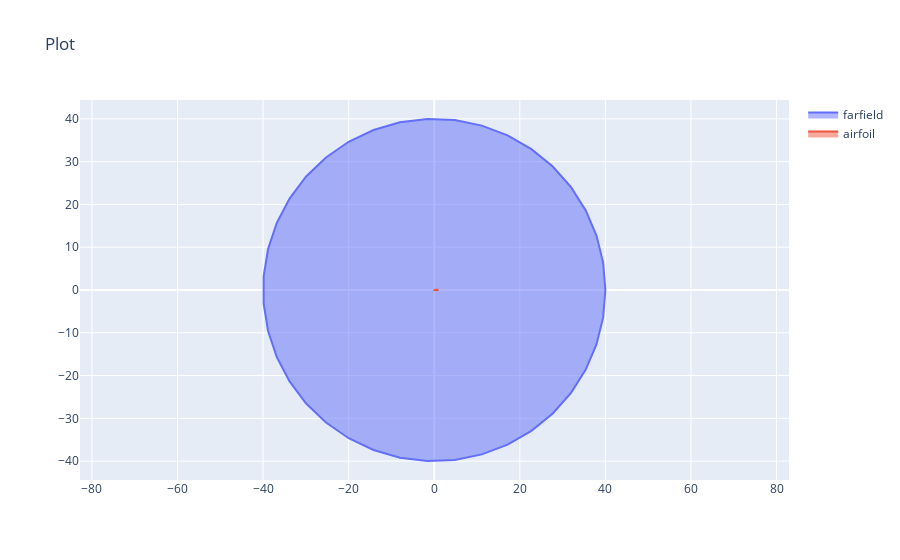

Notebook code cell kept with this figure:
### Markdown cell above
## NACA0012 w/ Transfinite Refinement
![NACA0012 Transfinite](../assets/naca0012_transfinite.png)

https://su2code.github.io/docs_v7/Quick-Start/

### Code cell
from ezmesh import Geometry, CurveLoop, PlaneSurface, visualize_mesh
from ezmesh.utils.shapes import generate_circle, generate_naca4_airfoil
from ezmesh.geometry.plot import plot_entities
from ezmesh.utils.geometry import commit_transactions

airfoils_coords = generate_naca4_airfoil("0012", num_points=40)
farfield_coords = generate_circle(40, num_points=40)

airfoil_curve_loop = CurveLoop.from_coords(
    airfoils_coords, 
    mesh_size=0.1,
    label="airfoil",
)

farfield_curve_loop = CurveLoop.from_coords(
    farfield_coords, 
    mesh_size=3.0,
    label="farfield",
)

surface = PlaneSurface([farfield_curve_loop, airfoil_curve_loop])
with Geometry() as geo:
    mesh = geo.generate(surface)
    plot_entities(surface)
    visualize_mesh(mesh)
    geo.write("mesh_NACA0012_inv.su2")

### Figure 1 — Plotly figure (JSON) as saved in the notebook; plotly's stock layout.template omitted (floating-point values rounded to 4 significant figures; data arrays with more than 128 entries replaced by an {"elided": "..."} marker saying what was removed)
{"data": [{"fill": "toself", "mode": "lines", "name": "farfield", "type": "scatter", "x": [40, 39.48, 39.48, 37.94, 37.94, 35.42, 35.42, 31.98, 31.98, 27.71, 27.71, 22.72, 22.72, 17.15, 17.15, 11.13, 11.13, 4.821, 4.821, -1.611, -1.611, -8.001, -8.001, -14.18, -14.18, -20, -20, -25.3, -25.3, -29.94, -29.94, -33.81, -33.81, -36.8, -36.8, -38.84, -38.84, -39.87, -39.87, -39.87, -39.87, -38.84, -38.84, -36.8, -36.8, -33.81, -33.81, -29.94, -29.94, -25.3, -25.3, -20, -20, -14.18, -14.18, -8.001, -8.001, -1.611, -1.611, 4.821, 4.821, 11.13, 11.13, 17.15, 17.15, 22.72, 22.72, 27.71, 27.71, 31.98, 31.98, 35.42, 35.42, 37.94, 37.94, 39.48, 39.48, 40, 40, 40], "y": [0, 6.416, 6.416, 12.67, 12.67, 18.59, 18.59, 24.03, 24.03, 28.85, 28.85, 32.92, 32.92, 36.14, 36.14, 38.42, 38.42, 39.71, 39.71, 39.97, 39.97, 39.19, 39.19, 37.4, 37.4, 34.64, 34.64, 30.98, 30.98, 26.52, 26.52, 21.38, 21.38, 15.68, 15.68, 9.573, 9.573, 3.219, 3.219, -3.219, -3.219, -9.573, -9.573, -15.68, -15.68, -21.38, -21.38, -26.52, -26.52, -30.98, -30.98, -34.64, -34.64, -37.4, -37.4, -39.19, -39.19, -39.97, -39.97, -39.71, -39.71, -38.42, -38.42, -36.14, -36.14, -32.92, -32.92, -28.85, -28.85, -24.03, -24.03, -18.59, -18.59, -12.67, -12.67, -6.416, -6.416, -9.797e-15, -9.797e-15, 0]}, {"fill": "toself", "mode": "lines", "name": "airfoil", "type": "scatter", "x": {"elided": "156 float values"}, "y": {"elided": "156 float values"}}], "layout": {"title": {"text": "Plot"}, "yaxis": {"scaleanchor": "x"}}}
